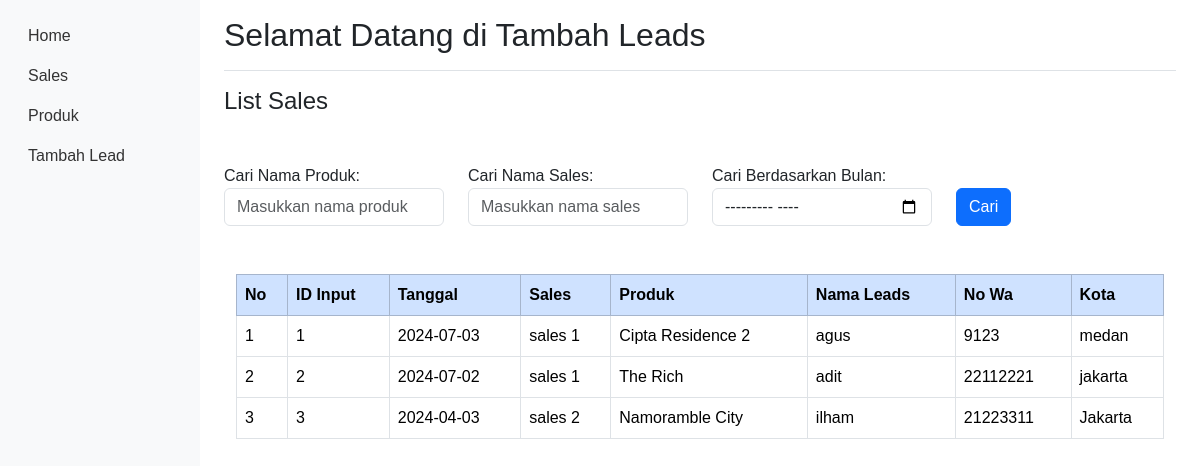
The page / on the database its author committed.
### tables this page shows
CREATE TABLE `leads` (
  `id` int(10) NOT NULL,
  `tanggal` date NOT NULL,
  `id_sales` int(10) NOT NULL,
  `id_produk` int(10) NOT NULL,
  `no_wa` int(10) NOT NULL,
  `nama_lead` varchar(255) NOT NULL,
  `kota` varchar(255) NOT NULL
);

CREATE TABLE `sales` (
  `id` int(10) NOT NULL,
  `nama_sales` varchar(255) NOT NULL
);

CREATE TABLE `produk` (
  `id` int(10) NOT NULL,
  `nama_produk` varchar(255) NOT NULL
);

### index.php (the view, shortened to what this page needs)
<!DOCTYPE html>
<html lang="en">
<head>
    <link href="https://cdn.jsdelivr.net/npm/bootstrap@5.3.3/dist/css/bootstrap.min.css" rel="stylesheet">
    <link rel="stylesheet" href="style.css">
</head>
<body>
    <div class="container-fluid">
        <div class="row">
            <nav id="sidebar" class="col-md-3 col-lg-2 d-md-block bg-light sidebar">
                <div class="sidebar-sticky">
                    <ul class="nav flex-column">
                        <li class="nav-item">
                            <a class="nav-link active" href="index.php">Home</a>
                        </li>
                        <li class="nav-item">
                            <a class="nav-link" href="sales.php">Sales</a>
                        </li>
                        <li class="nav-item">
                            <a class="nav-link" href="produk.php">Produk</a>
                        </li>
                        <li class="nav-item">
                            <a class="nav-link" href="addlead.php">Tambah Lead</a>
                        </li>
                    </ul>
                </div>
            </nav>
            <main role="main" class="col-md-9 ml-sm-auto col-lg-10 px-md-4">
                <div class="d-flex justify-content-between flex-wrap flex-md-nowrap align-items-center pt-3 pb-2 mb-3 border-bottom">
                    <h1 class="h2">Selamat Datang di Tambah Leads</h1>
                </div>
                <div class="row">
                    <div class="col-12">
                        <h4 class="mb-5">List Sales</h4>
                        <form method="GET" action="">
                            <div class="row">
                                <div class="col">
                                    <div class="form-group">
                                        <label for="search_produk">Cari Nama Produk:</label>
                                        <input type="text" class="form-control" id="search_produk" name="search_produk" placeholder="Masukkan nama produk">
                                    </div>
                                </div>
                                <div class="col">
                                    <div class="form-group">
                                        <label for="search_sales">Cari Nama Sales:</label>
                                        <input type="text" class="form-control" id="search_sales" name="search_sales" placeholder="Masukkan nama sales">
                                    </div>
                                </div>
                                <div class="col">
                                    <div class="form-group">
                                        <label for="search_bulan">Cari Berdasarkan Bulan:</label>
                                        <input type="month" class="form-control" id="search_bulan" name="search_bulan">
                                    </div>
                                </div>
                                <div class="col">
                                    <button type="submit" class="btn btn-primary mt-4">Cari</button>
                                </div>
                            </div>
                        </form>
                        <div class="container mt-5">
                            <table class="table table-bordered rounded">
                                <thead class="table-primary">
                                    <tr>
                                        <th scope="col">No</th>
                                        <th scope="col">ID Input</th>
                                        <th scope="col">Tanggal</th>
                                        <th scope="col">Sales</th>
                                        <th scope="col">Produk</th>
                                        <th scope="col">Nama Leads</th>
                                        <th scope="col">No Wa</th>
                                        <th scope="col">Kota</th>
                                    </tr>
                                </thead>
                                <tbody>
                                    <?php
                                    include 'dbconn.php';
                                    $sql = "SELECT leads.id, leads.tanggal, sales.nama_sales, produk.nama_produk, leads.nama_lead, leads.no_wa, leads.kota
                                            FROM leads
                                            INNER JOIN sales ON leads.id_sales = sales.id
                                            INNER JOIN produk ON leads.id_produk = produk.id";
                                    $result = $conn->query($sql);
                                    if ($result->num_rows > 0) {
                                        $no = 1;
                                        while ($row = $result->fetch_assoc()) {
                                            echo "<tr>";
                                            echo "<td>" . $no++ . "</td>";
                                            echo "<td>" . $row['id'] . "</td>";
                                            echo "<td>" . $row['tanggal'] . "</td>";
                                            echo "<td>" . $row['nama_sales'] . "</td>";
                                            echo "<td>" . $row['nama_produk'] . "</td>";
                                            echo "<td>" . $row['nama_lead'] . "</td>";
                                            echo "<td>" . $row['no_wa'] . "</td>";
                                            echo "<td>" . $row['kota'] . "</td>";
                                            echo "</tr>";
                                        }
                                    } else {
                                        echo "<tr><td colspan='8'>Tidak ada data</td></tr>";
                                    }
                                    ?>
                                </tbody>
                            </table>
                        </div>
                    </div>
                </div>
            </main>
        </div>
    </div>
</body>
</html>

### style.css (style rules this page uses)
body { font-family: Arial, sans-serif; }
.sidebar-sticky { position: -webkit-sticky; position: sticky; top: 0; height: calc(100vh - 48px); padding-top: 1rem; overflow-x: hidden; overflow-y: auto; }
.nav-link { color: #333; }

### rows shown on the page
leads: id "1", tanggal "2024-07-03", id_sales.nama_sales "sales 1", id_produk.nama_produk "Cipta Residence 2", nama_lead "agus", no_wa "9123", kota "medan"
leads: id "2", tanggal "2024-07-02", id_sales.nama_sales "sales 1", id_produk.nama_produk "The Rich", nama_lead "adit", no_wa "22112221", kota "jakarta"
leads: id "3", tanggal "2024-04-03", id_sales.nama_sales "sales 2", id_produk.nama_produk "Namoramble City", nama_lead "ilham", no_wa "21223311", kota "Jakarta"
